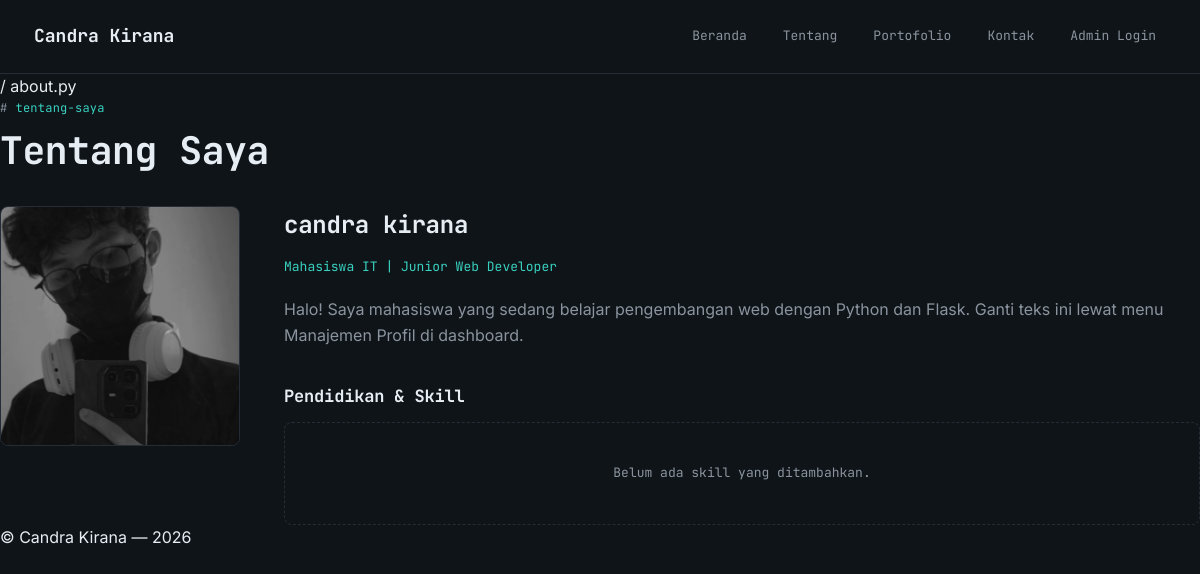
/about, run on the app's committed database.
### models.py (models this page shows, shortened)
class Profile(db.Model):
    __tablename__ = 'profile'
    id = db.Column(db.Integer, primary_key=True)
    name = db.Column(db.String(120), nullable=False, default='Nama Anda')
    headline = db.Column(db.String(200), default='Mahasiswa Informatika')
    about = db.Column(db.Text, default='Ceritakan sedikit tentang diri Anda di sini.')
    photo = db.Column(db.String(120), default='default-profile.png')
    email = db.Column(db.String(120), default='')
    github_url = db.Column(db.String(200), default='')
    linkedin_url = db.Column(db.String(200), default='')
    skills = db.relationship('Skill', backref='profile', lazy=True, cascade='all, delete-orphan')

### app.py (the view)
@app.route('/about')
def about():
    profile = get_profile()
    return render_template('about.html', profile=profile, skills=profile.skills)

### app.py (called while the page is built)
def get_profile():
    profile = Profile.query.first()
    if profile is None:
        profile = Profile()
        db.session.add(profile)
        db.session.commit()
    return profile

@app.context_processor
def inject_globals():
    try:
        profile = get_profile()
    except Exception:
        profile = None
    return {
        'site_name': app.config.get('SITE_NAME', 'Portofolio'),
        'current_year': datetime.utcnow().year,
        'profile': profile,
    }

### templates/about.html (shortened to what this page needs)
{% extends 'base.html' %}
{% block titlebar_path %}/ about.py{% endblock %}
{% block content %}
<div class="eyebrow">tentang-saya</div>
<h1 style="margin-bottom:34px;">Tentang Saya</h1>
<div class="about-grid">
  <div>
    <div class="about-photo">
      <img src="{{ url_for('static', filename='uploads/' + profile.photo) if profile.photo != 'default-profile.png' else url_for('static', filename='img/default-profile.svg') }}" alt="{{ profile.name }}">
    </div>
  </div>
  <div>
    <h2>{{ profile.name }}</h2>
    <p style="color: var(--cyan); font-family: var(--font-display); font-size: 13px; margin-bottom: 20px;">{{ profile.headline }}</p>
    <p>{{ profile.about }}</p>
    <h3 style="margin-top: 34px;">Pendidikan &amp; Skill</h3>
    {% if skills %}
    <div class="skill-list">
      {% for skill in skills %}
      <span class="skill-pill">{{ skill.name }}</span>
      {% endfor %}
    </div>
    {% else %}
    <div class="empty-state">Belum ada skill yang ditambahkan.</div>
    {% endif %}
  </div>
</div>
{% endblock %}

### static/css/style.css (style rules this page uses)
:root { --bg: #0F1419; --panel: #161B22; --panel-alt: #1B212B; --border: #262C36; --text: #E6EDF3; --muted: #8B949E; --cyan: #39D2C0; --amber: #E3B341; --pink: #E36BAE; --blue: #6CA0E8; --red: #F0685C; --font-display: 'JetBrains Mono', 'Courier New', monospace; --font-body: 'Inter', -apple-system, BlinkMacSystemFont, sans-serif; --radius: 8px; }
* { box-sizing: border-box; }
html, body { margin: 0; padding: 0; background: var(--bg); color: var(--text); font-family: var(--font-body); line-height: 1.6; }
img { max-width: 100%; display: block; }
.eyebrow { font-family: var(--font-display); font-size: 12px; color: var(--cyan); letter-spacing: 0.02em; margin-bottom: 10px; display: flex; align-items: center; gap: 8px; }
.eyebrow::before { content: '#'; color: var(--muted); }
h1, h2, h3, h4 { font-family: var(--font-display); font-weight: 700; margin: 0 0 12px; letter-spacing: -0.01em; }
h1 { font-size: 38px; line-height: 1.15; }
h2 { font-size: 24px; }
h3 { font-size: 17px; }
p { color: var(--muted); margin: 0 0 14px; }
.empty-state { border: 1px dashed var(--border); border-radius: var(--radius); padding: 40px; text-align: center; color: var(--muted); font-family: var(--font-display); font-size: 13px; }
.about-grid { display: grid; grid-template-columns: 240px 1fr; gap: 44px; }
.about-photo { border-radius: var(--radius); overflow: hidden; border: 1px solid var(--border); aspect-ratio: 1; }

### data on the page
Profile: photo (picture), name "candra kirana", headline "Mahasiswa IT | Junior Web Developer", about "Halo! Saya mahasiswa yang sedang belajar pengembangan web dengan Python dan Flask. Ganti teks ini lewat menu Manajemen Profil di dashboard."
